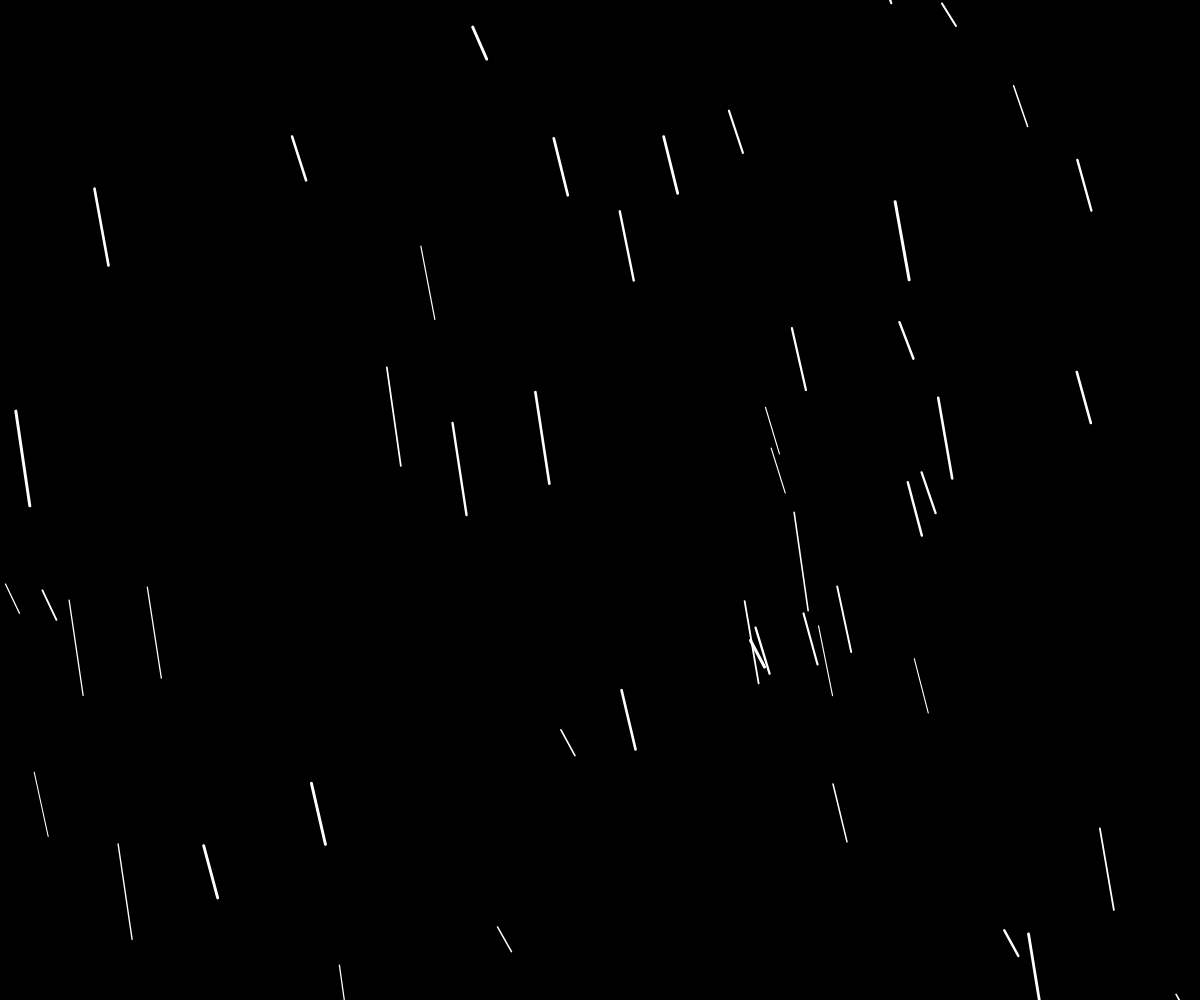
Frame 1 (no input)
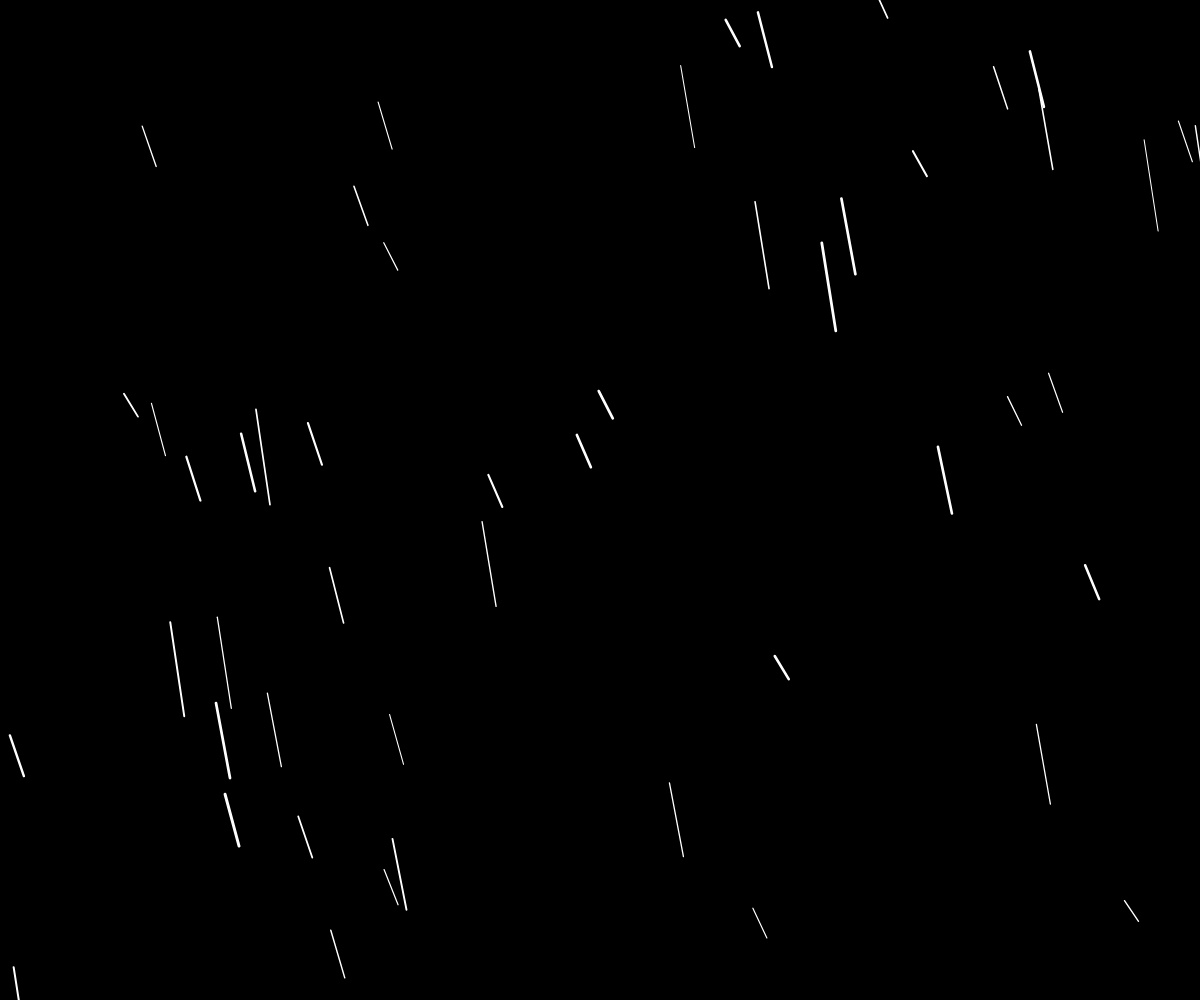
Frame 60 (no input)
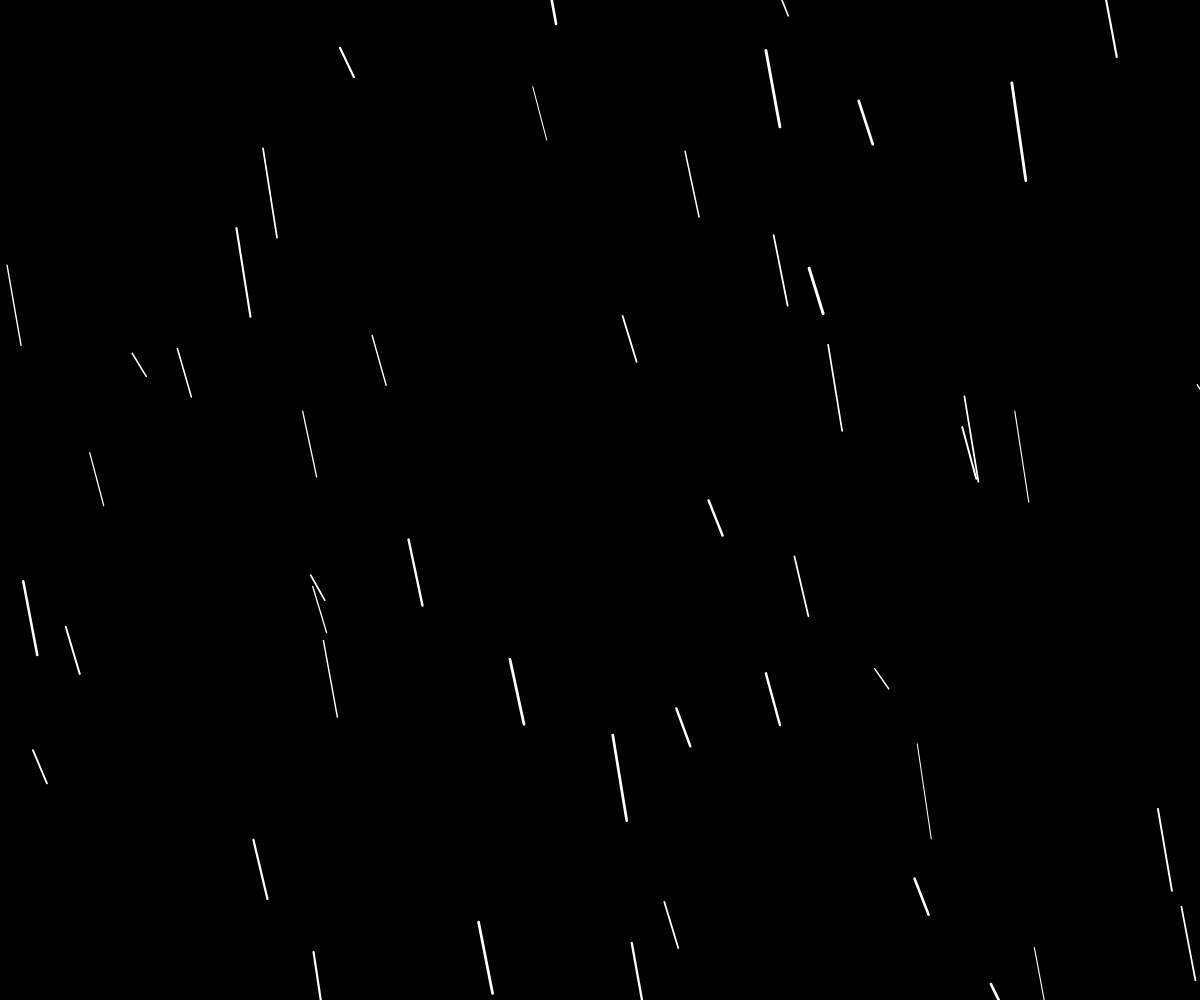
Frame 120 (the mouse pressed at the canvas centre since frame 60)

The p5.js sketch that drew these frames (run headless with seeded random() and noise() and a simulated clock; from frame 60 on, the mouse is pressed at the canvas centre):

// p5.js sketch
// ── sketch.js
function setup(){
	createCanvas(windowWidth, windowHeight)
}

function draw(){

  background(0)

  for(let i=0; i<50; i=i+1) {
      let spessore = random (1,3)
      let lunghezza = random (20,100)
      let posX = random (0, width)
      let posY = random (-lunghezza, height)

      stroke(255)
      strokeWeight (spessore)
      line(posX, posY, posX+14, posY+ lunghezza)  
  }

}
